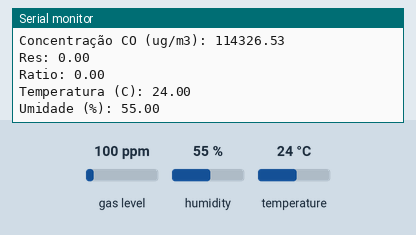
The sketch below on a simulated Arduino Uno, built for the host (arithmetic inside an expression is 32-bit, double 64-bit). Parts: the last lines printed to the serial monitor. Inputs (shaded band) come from the test bench; at power-on: gas level 100 ppm, humidity 55 %, temperature 24 °C. The local clock reads 2024-03-15 10:24:30 at power-on unless the sketch sets it; storage starts empty.

Above: at 5.9 s.
6.0 s: gas level set to 20 ppm
12.1 s: humidity set to 22 %
At 16.6 s:
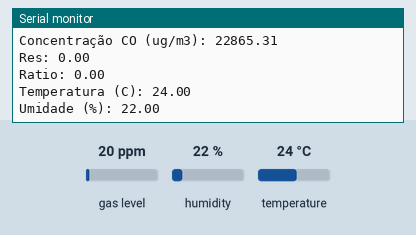
18.2 s: temperature set to 12 °C
At 21.6 s:
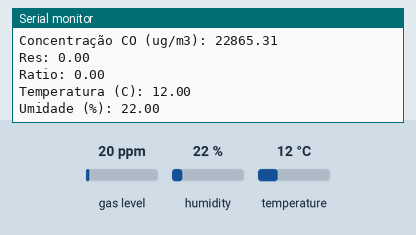
24.3 s: gas level set to 250 ppm
30.4 s: humidity set to 40 %
At 31.7 s:
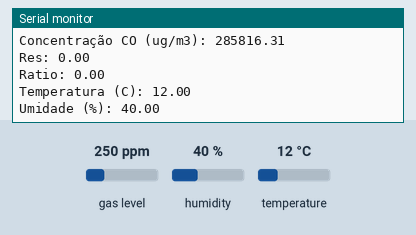
Timing chart, 0 to 33.4 s (numbered marks = the images above; inputs shaded):
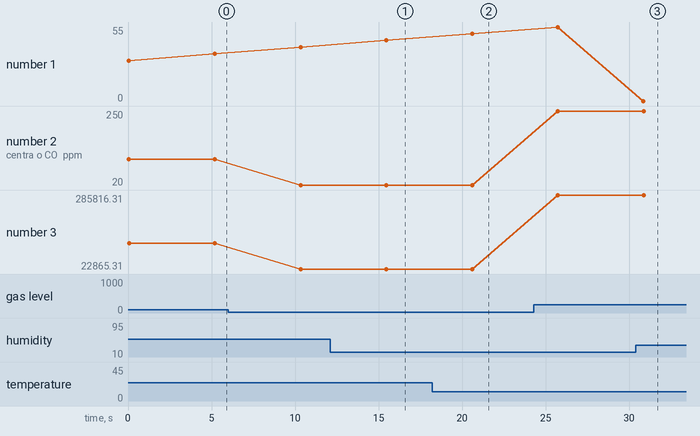

The sketch:

Scketch_TCC_MQ7.ino
```cpp
//#include <Wire.h>
#include <SPI.h>
#include <SD.h>
#include <DS1307.h>
#include <DHT.h>
#include "MQ7.h"

#define DHTPIN 7     // pino DHT conectado na porta 7
#define DHTTYPE DHT22   // DHT 22  (AM2302)
MQ7 mq7(A1,5.0);

DHT dht(DHTPIN, DHTTYPE); // Inicializa o sensor DHT 16mhz
File arquivoTXT;
const int chipSelect = 10; //Módulo SD ligado à porta digital 10
DS1307 rtc(A2, A3); //Modulo RTC DS1307 ligado as portas A2 e A3 do Arduino

//Variáveis
int chk;
float hum;  //Armazena valores de umidade
float temp; //Armazena valores de temperatura

//*****PROGRAMANDO SD CARD
void setup() {

  Serial.begin(9600);
  //Wire.begin();
  SD.begin(10);      // o parametro e' o pino conectado ao CS do modulo
  dht.begin();
  pinMode(1, INPUT); // Valor digital sensor


  //ACIONANDO O RELÓGIO
  rtc.halt(false);

  //As linhas abaixo setam a data e hora do modulo
  //e podem ser comentada apos a primeira utilizacao
  //rtc.setDOW(FRIDAY);      //Define o dia da semana
  //rtc.setTime(11, 36, 0);     //Define o horario
  //rtc.setDate(3, 8, 2018);   //Define o dia, mes e ano

  //Definicoes do pino SQW/Out
  rtc.setSQWRate(SQW_RATE_1);
  rtc.enableSQW(true);

  arquivoTXT = SD.open("data.txt", FILE_WRITE);
  if (arquivoTXT) {
    arquivoTXT.println("Data    Hora    Concentracao (PPM)    Concentracao (ug/m3)    Temperatura (C)    Umidade (%)");
    arquivoTXT.close();
    Serial.println("Gravando dados.");
  } else {
    Serial.println("Erro ao abrir ou criar o arquivo texto.txt.");
  }
  Serial.println("card initialized.");
}


//FUNÇÃO CONVERSÃO PPM PARA ug/m³
float converterPPM(float ppm) {
  float PesoMolec = 28.01;
  float Conc = ((ppm * PesoMolec * 1000) / 24.5);
  return Conc;
}


//*****MENU PRINCIPAL
void loop() {

  float mq7PPM = mq7.getPPM();
  float Concentracao = converterPPM(mq7PPM);
  float Resistencia = mq7.getSensorResistance();
  float Ratio = mq7.getRatio();

  //Lê os valores de umidade e temperatura e armazena em hum e temp
  hum = dht.readHumidity();
  temp = dht.readTemperature();
  // Verifica se o sensor DHT22 esta respondendo
  if (isnan(hum) || isnan(temp)) {
    Serial.println("Falha ao ler dados do sensor DHT !!!");
  }

  Serial.print("Data: ");
  Serial.print(rtc.getDateStr(FORMAT_SHORT));
  Serial.print(" ");
  Serial.print("Hora: ");
  Serial.print(rtc.getTimeStr());
  Serial.print(" ");
  Serial.println(rtc.getDOWStr(FORMAT_SHORT));

  Serial.print("Concentração CO (ppm): ");
  Serial.println(mq7PPM,2);

  Serial.print("Concentração CO (ug/m3): ");
  Serial.println(Concentracao);

  Serial.print("Res: ");
  Serial.println(Resistencia);

  Serial.print("Ratio: ");
  Serial.println(Ratio);

  Serial.print("Temperatura (C): ");
  Serial.println(temp, 2); // Mostra a temperatura com 2 casas decimais

  Serial.print("Umidade (%): ");
  Serial.println(hum);

  File arquivoTXT = SD.open("data.txt", FILE_WRITE);

  if (arquivoTXT) {

    arquivoTXT.print(rtc.getDateStr(FORMAT_SHORT));
    arquivoTXT.print("    ");
    arquivoTXT.print(rtc.getTimeStr());
    arquivoTXT.print("    ");
    arquivoTXT.print(mq7PPM);
    arquivoTXT.print("    ");
    arquivoTXT.print(Concentracao);
    arquivoTXT.print("    ");
    arquivoTXT.print(temp, 2); // Mostra a temperatura com 2 casas decimais
    arquivoTXT.print("    ");
    arquivoTXT.println(hum);
  }
  else {
    Serial.println("error opening data.txt");
  }
  arquivoTXT.close();
  delay(5000);
}
```

Measured:
- after the input at 12.1 s, the serial monitor: prints a new line after 3.5 s (image 1)
- after the input at 18.2 s, the serial monitor: prints a new line after 2.5 s (image 2)
- after the input at 30.4 s, the serial monitor: prints a new line after 0.55 s (image 3)
- plotted number 2: 100 → 20 after the input at 6.0 s, 20 → 250 after the input at 24.3 s
- plotted number 3: 114326.53 → 22865.31 after the input at 6.0 s, 22865.31 → 285816.31 after the input at 24.3 s
